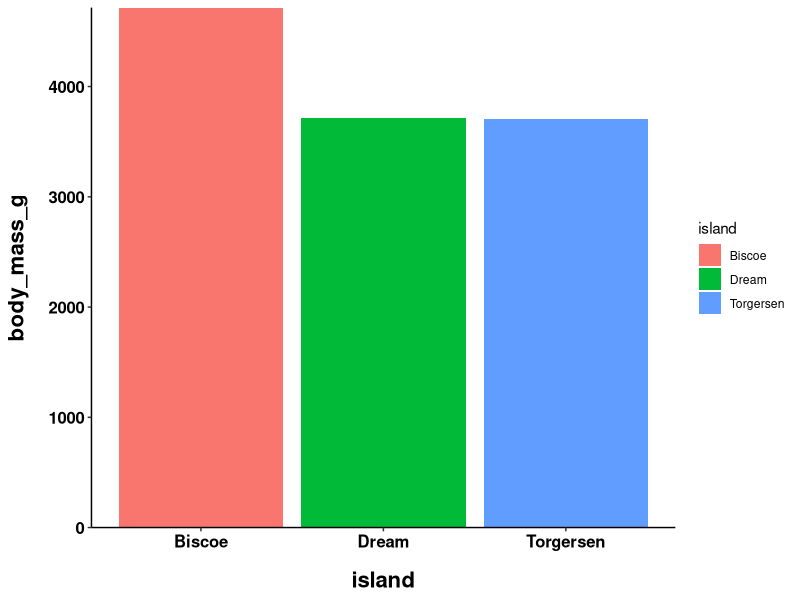
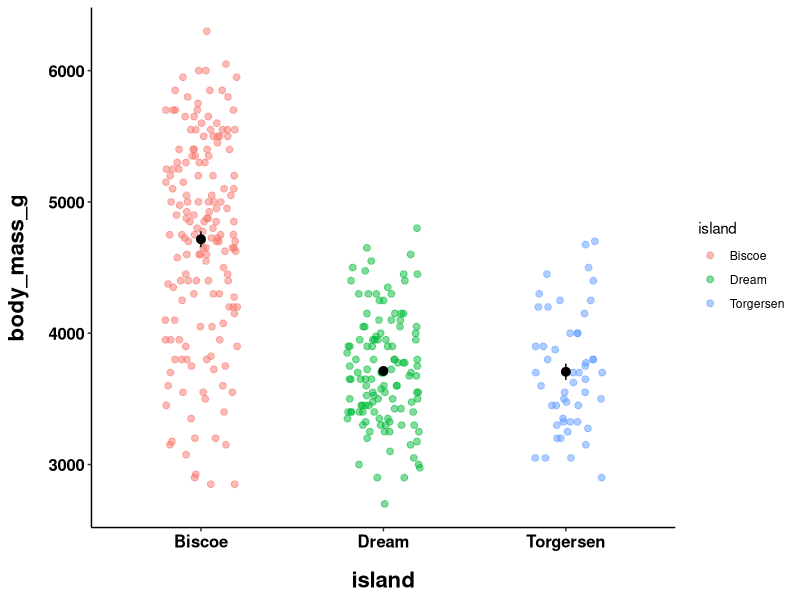
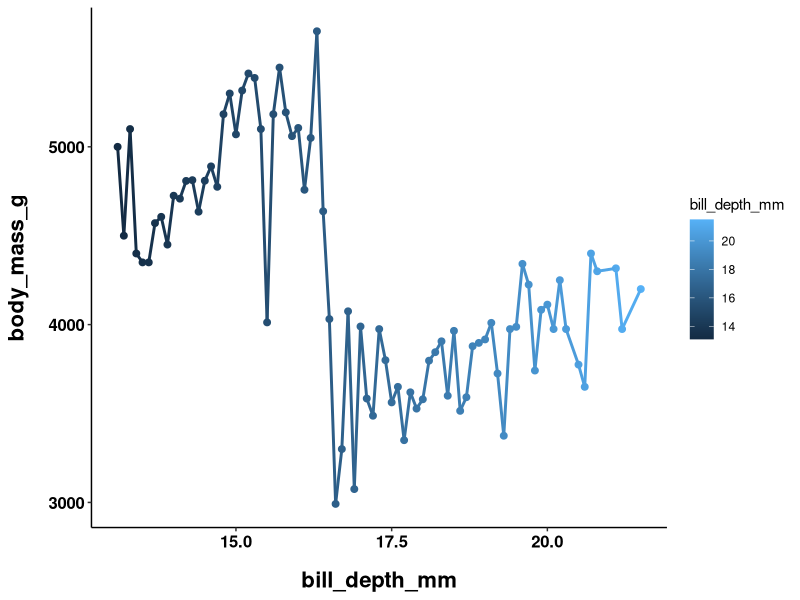
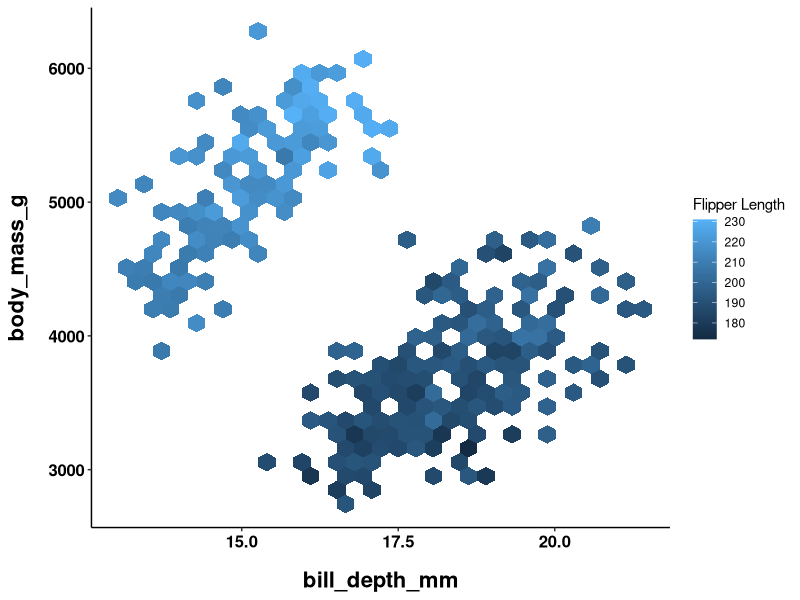

R code for these plots, in order: (Note: this script raises an error after producing the figures.)
## ---- chunk 1
library(patchwork) # Load package to combine graphs
library(RColorBrewer) # Load package with color palettes
library(colorspace) # Load package with color palettes
library(viridis) # Load package with color palettes
library(tidyverse) # Load tidyverse
library(palmerpenguins) # Load penguins data
## ---- chunk 2
theme_set(theme_classic() + 
            theme(plot.title = element_text(size = 18,
                                face = "bold",
                                hjust = 0.5),
      plot.subtitle = element_text(size = 10, 
                                   color = "grey50",
                                   face = "bold",
                                   hjust = 0.5,
                                   margin = margin(b = 0.2, 
                                                   unit = "inch")),
      plot.tag = element_text(face = "bold"),
      plot.caption = element_text(hjust = 0,
                                  face = 'italic'),
      axis.title.x = element_text(size = 16,
                                  face = "bold",
                                  margin = margin(t = 0.2, 
                                                  unit = "inch")),
      axis.title.y = element_text(size = 16,
                                  face = "bold",
                                  margin = margin(r = 0.2, 
                                                  unit = "inch")),
      axis.text = element_text(face = "bold",
                               color = "black",
                               size = 12)))
## ---- chunk 3
plot_bar = penguins %>%
  ggplot(aes(y = body_mass_g, x = island,
             fill = island)) +
  stat_summary(fun = "mean", geom = "bar") +
  scale_y_continuous(expand = c(0,0))

plot_bar
plot_jitter = penguins %>%
  ggplot(aes(y = body_mass_g, x = island)) +
  geom_jitter(height = 0, width = 0.2, 
              size = 2, alpha = 0.5,
              aes(color = island)) +
    stat_summary(fun.data = "mean_se",
               geom = "pointrange",
               size = 0.5)

plot_jitter
plot_line = penguins %>%
  ggplot(aes(y = body_mass_g, x = bill_depth_mm, color = bill_depth_mm)) +
  stat_summary(fun = "mean", geom = "point", size = 2) +
  stat_summary(fun = "mean", geom = "line", size = 1)

plot_line
plot_hex = penguins %>%
  ggplot(aes(y = body_mass_g,
             x = bill_depth_mm,
             z = flipper_length_mm)) +
  stat_summary_hex() +
  labs(fill = "Flipper Length")

plot_hex
## ---- chunk 4
plot_bar +
  scale_fill_manual(values = c("cyan", "lightgreen", "X"))

plot_jitter +
  scale_color_manual(values = c("magenta", "X", 
                                "lightskyblue"))
## ---- chunk 5
plot_bar +
  scale_fill_manual(values = c("Torgersen" = "X",
                               "Biscoe" = "X",
                               "Dream" = "X"))
plot_jitter +
  scale_color_manual(values = c("Torgersen" = "X",
                               "Biscoe" = "X",
                               "Dream" = "X"))
## ---- chunk 6
plot_line +
  scale_color_gradient()

plot_hex +
  scale_fill_gradient(low = "X", high = "X")
## ---- chunk 7
plot_line +
  scale_color_gradient(low = "X", high = "X")

plot_hex +
  scale_fill_gradient(low = "X", high = "X")
## ---- chunk 8
plot_line +
  scale_color_gradientn(colors = c("red", "orange", "yellow", 
                                   "green", "blue"))
plot_hex +
  scale_fill_gradientn(colors = c("red", "brown", "yellow"))
## ---- chunk 9
plot_hex +
  scale_fill_gradient2(low = "X", mid = "X", high = "X")
## ---- chunk 10
# rainbow(n)
# heat.colors(n)
# terrain.colors(n)
# topo.colors(n)
# cm.colors(n)
## ---- chunk 11
plot_hex +
    scale_fill_gradientn(colors = X)
plot_jitter +
  scale_color_manual(values = X)
## ---- chunk 12
brewer.pal.info
## ---- chunk 13
display.brewer.all(colorblindFriendly = TRUE, type = "qual") 
## ---- chunk 14
display.brewer.all(colorblindFriendly = TRUE, type = "seq")
## ---- chunk 15
display.brewer.all(colorblindFriendly = TRUE, type = "div")
## ---- chunk 16
display.brewer.pal(n = X, name = 'X')
display.brewer.pal(n = X, name = 'X')
## ---- chunk 17

## ---- chunk 18
plot_hex +
    scale_fill_distiller(palette = "GnBu")

plot_line +
  scale_color_distiller(palette = "RdPu")

plot_jitter +
  scale_color_brewer(palette = "Dark2")

plot_bar +
  scale_fill_brewer(palette = "Set2")
## ---- chunk 19
plot_hex +
    scale_fill_gradientn(colors = brewer.pal(n = X, name = 'X'))
plot_jitter +
  scale_color_manual(values = brewer.pal(n = X, name = 'X'))
## ---- chunk 20
plot_bar + 
  scale_fill_grey(start = X, end = X)

plot_bar + 
  scale_fill_grey(start = X, end = X)
## ---- chunk 21
plot_bar + 
  scale_fill_viridis()

plot_jitter + 
  scale_color_viridis(option = "plasma")

plot_line + 
  scale_color_viridis(option = "inferno")

plot_hex + 
  scale_fill_viridis()
## ---- chunk 22
# viridis(n)
# magma(n)
# inferno(n)
# plasma(n)
## ---- chunk 23
hcl_palettes()
## ---- chunk 24
hcl_palettes(type = "Qualitative", plot = TRUE)
hcl_palettes(type = "Sequential (single-hue)", plot = TRUE)
hcl_palettes(type = "Sequential (multi-hue)", plot = TRUE)
hcl_palettes(type = "Diverging", plot = TRUE)
## ---- chunk 25
qualitative_hcl(n = 3, palette = "Harmonic")
sequential_hcl(n = 3, palette = "SunsetDark")
diverging_hcl(n = 3, palette = "Lisbon")

plot_hex +
    scale_fill_gradientn(colors = sequential_hcl(n = X, 
                                                 palette = "X"))
## ---- chunk 26
(plot_bar +
    scale_fill_manual(values = brewer.pal(n = 3, name = 'BuGn')) +
 ggtitle("brewer")) + (plot_bar +
    scale_fill_manual(values = sequential_hcl(n = 3, palette = "BuGn")) +
      ggtitle("colorspace"))
(plot_hex +
    scale_fill_viridis(option = "viridis") +
    ggtitle("viridis")) + (plot_hex +
    scale_fill_gradientn(colors = sequential_hcl(n = 12, 
                                                 palette = "viridis")) +
      ggtitle("colorspace"))
## ---- chunk 27
demoplot(sequential_hcl(n = X, palette = "X"), "bar")
demoplot(sequential_hcl(n = X, palette = "X"), "scatter")
demoplot(sequential_hcl(n = X, palette = "X"), "lines")
## ---- chunk 28

